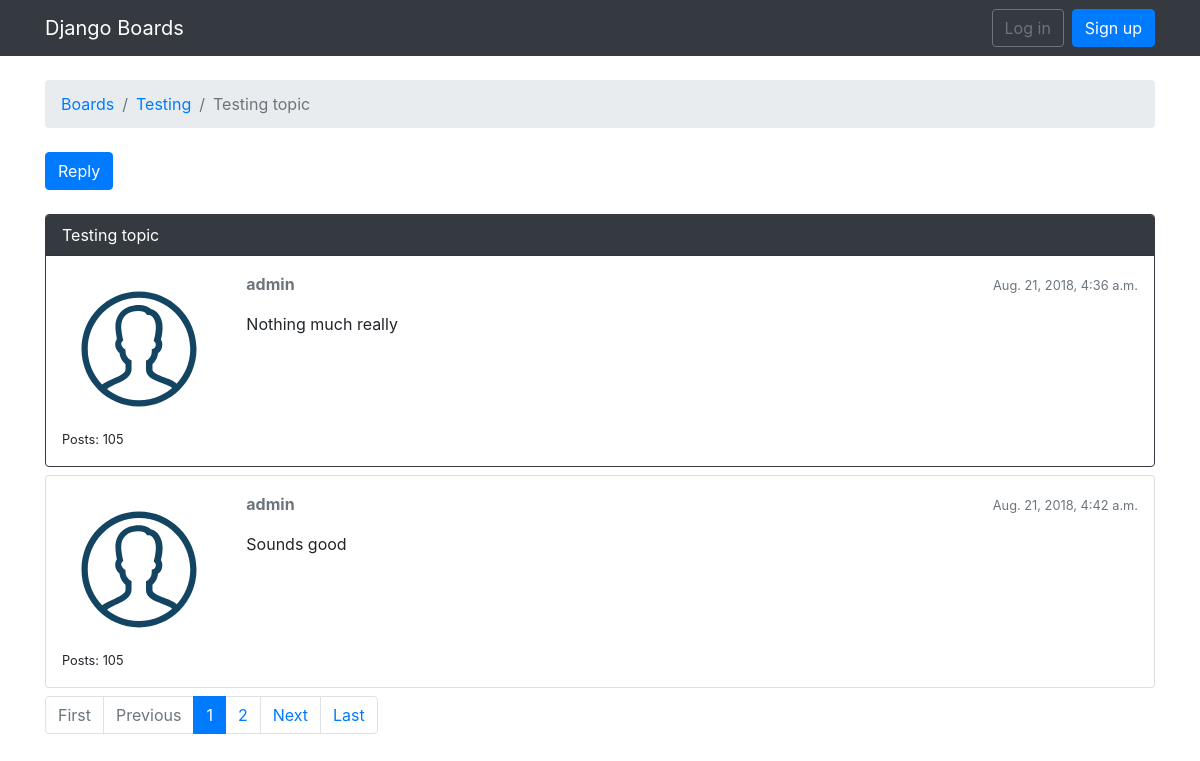
Screenshot of /boards/2/topics/5/ with the database file from the repository.
### boards/models.py (models this page shows, shortened)
class Topic(models.Model):
    subject = models.CharField(max_length=255)
    last_updated = models.DateTimeField(auto_now_add=True)
    board = models.ForeignKey(Board, on_delete=models.CASCADE, related_name='topics')
    starter = models.ForeignKey(CustomUser, null=True, on_delete=models.CASCADE, related_name='topics')
    views = models.PositiveIntegerField(default=0)

class Board(models.Model):
    name = models.CharField(max_length=30, unique=True)
    description = models.CharField(max_length=100)

class Post(models.Model):
    message = models.TextField(max_length=4000)
    topic = models.ForeignKey(Topic, on_delete=models.CASCADE, related_name='posts')
    created_at = models.DateTimeField(auto_now_add=True)
    updated_at = models.DateTimeField(null=True)
    created_by = models.ForeignKey(CustomUser, null=True, on_delete=models.CASCADE, related_name='posts')
    updated_by = models.ForeignKey(CustomUser, null=True, on_delete=models.CASCADE, related_name='+')

class CustomUser(AbstractUser):
    pass

### boards/views.py (the view)
# urls.py: path('boards/<int:pk>/topics/<int:topic_pk>/', views.PostListView.as_view(), name="topic_posts"),
class PostListView(ListView):
    model = Post
    template_name = "topic_posts.html"
    context_object_name = "posts"
    paginate_by = 2
    def get_context_data(self, **kwargs):
        session_key = 'viewed_topic_{}'.format(self.topic.pk)
        if not self.request.session.get(session_key, False):
            self.topic.views += 1
            self.topic.save()
            self.request.session[session_key] = True
        kwargs['topic'] = self.topic
        context = super().get_context_data(**kwargs)
        return context
    def get_queryset(self):
        self.topic = get_object_or_404(Topic, board__pk=self.kwargs.get('pk'), pk=self.kwargs.get('topic_pk'))#self.topic = get_object_or_404(Topic, board__pk=pk, pk=topic_pk)
        queryset = self.topic.posts.order_by('created_at')
        return queryset

### boards/templates/topic_posts.html (shortened to what this page needs)
{% extends 'base.html' %}
{% load static %}
{% block navbar %}
  <li class="breadcrumb-item"><a href="{% url 'boards:index' %}">Boards</a></li>
  <li class="breadcrumb-item"><a href="{% url 'boards:board_topics' topic.board.pk %}">{{ topic.board.name }}</a></li>
  <li class="breadcrumb-item active">{{ topic.subject }}</li>
{% endblock %}
{% block body %}
  <div class="mb-4">
    <a href="{% url 'boards:topic_reply' topic.board.pk topic.pk %}" class="btn btn-primary" role="button">Reply</a>
  </div>
  {% for post in posts %}
    <div class="card mb-2 {% if forloop.first %}border-dark{% endif %}">
      {% if forloop.first %}
        <div class="card-header text-white bg-dark py-2 px-3">{{ topic.subject }}</div>
      {% endif %}
      <div class="card-body p-3">
        <div class="row">
          <div class="col-2">
            <img src="{% static 'img/avatar.svg' %}" alt="{{ post.created_by.username }}" class="w-100">
            <small>Posts: {{ post.created_by.posts.count }}</small>
          </div>
          <div class="col-10">
            <div class="row mb-3">
              <div class="col-6">
                <strong class="text-muted">{{ post.created_by.username }}</strong>
              </div>
              <div class="col-6 text-right">
                <small class="text-muted">{{ post.created_at }}</small>
              </div>
            </div>
            {{ post.message }}
          </div>
        </div>
      </div>
    </div>
  {% endfor %}
  {% if is_paginated %}
  <nav aria-label="Topics pagination" class="mb-4">
    <ul class="pagination">
      {% if page_obj.number > 1 %}
        <li class="page-item">
          <a class="page-link" href="?page=1">First</a>
        </li>
      {% else %}
        <li class="page-item disabled">
          <span class="page-link">First</span>
        </li>
      {% endif %}
      {% if page_obj.has_previous %}
        <li class="page-item">
          <a class="page-link" href="?page={{ page_obj.previous_page_number }}">Previous</a>
        </li>
      {% else %}
        <li class="page-item disabled">
          <span class="page-link">Previous</span>
        </li>
      {% endif %}
      {% for page_num in paginator.page_range %}
        {% if page_obj.number == page_num %}
          <li class="page-item active">
            <span class="page-link">
              {{ page_num }}
            </span>
          </li>
        {% elif page_num > page_obj.number|add:'-3' and page_num < page_obj.number|add:'3' %}
          <li class="page-item">
            <a class="page-link" href="?page={{ page_num }}">{{ page_num }}</a>
          </li>
        {% endif %}
      {% endfor %}
      {% if page_obj.has_next %}
        <li class="page-item">
          <a class="page-link" href="?page={{ page_obj.next_page_number }}">Next</a>
        </li>
      {% else %}
        <li class="page-item disabled">
          <span class="page-link">Next</span>
        </li>
      {% endif %}
      {% if page_obj.number != paginator.num_pages %}
        <li class="page-item">
          <a class="page-link" href="?page={{ paginator.num_pages }}">Last</a>
        </li>
      {% else %}
        <li class="page-item disabled">
          <span class="page-link">Last</span>
        </li>
      {% endif %}
    </ul>
  </nav>
{% endif %}
{% endblock %}

### rows the page displays
Topic: board.name "Testing", subject "Testing topic"
Post: created_by.posts.count "105", created_by.username "admin", created_at "Aug. 21, 2018, 4:36 a.m.", message "Nothing much really"
Post: created_by.posts.count "105", created_by.username "admin", created_at "Aug. 21, 2018, 4:42 a.m.", message "Sounds good"

### other values shown
{{ page_num }} "1"
{{ page_num }} "2"
